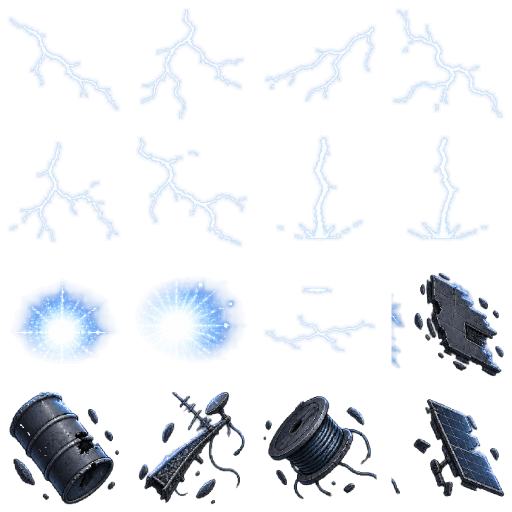
#> input picture Pause/Assets/Art/Worlds/Storm/backdrop_v3~/lightning.png, 1024 x 1024 px, found by its file name (shown at 1/2 size)
$ python compose_damage.py
#> lines starting #> are read from the running program, lines starting #| are printed output that depends on the picture; after the words box and inside, x2 and y2 are one past the last pixel; in counts of white or black regions, pixels touching at a corner belong together
#!/usr/bin/env python3
"""Lightning: keep only a few BOLD damage features in the idle damaged cells (column 0, rows 1-2).

Codex's damaged keys re-render the whole hull, which shows up as speckle once the overlay maps the damage
onto the other cells. Here row 1 / row 2 of column 0 = the intact cell everywhere EXCEPT inside hand placed
damage zones (ellipses, cell px). Row 2 keeps row 1's features (state-1 cell inside S1 zones) and adds
its own bigger ones (state-2 cell inside S2 zones). Alpha is never touched. Run before damage_overlay.py:

    python3 compose_damage.py            (stock Lightning.png + the four skins, in place)
    python3 ../../../../src~/damage_overlay.py Lightning --skins
"""
import os
import numpy as np
from PIL import Image

HERE = os.path.dirname(os.path.abspath(__file__))
SHIP = os.path.abspath(os.path.join(HERE, "..", "..", ".."))
CELL = 256
# (cx, cy, rx, ry) in 256 px cell coordinates of the idle pose
S1 = [(78, 112, 18, 29), (54, 156, 28, 24), (200, 156, 20, 18), (84, 204, 15, 24), (122, 162, 12, 17)]
S2 = [(128, 84, 25, 35), (79, 95, 21, 54), (134, 158, 28, 45), (229, 187, 25, 33), (178, 208, 20, 31),
      (168, 150, 16, 23)]
FILES = ["Lightning.png", "Lightning_Night.bytes", "Lightning_Sodium.bytes", "Lightning_Bone.bytes"]


def ell(zones):
    yy, xx = np.mgrid[0:CELL, 0:CELL].astype(float)
    m = np.zeros((CELL, CELL), bool)
    for cx, cy, rx, ry in zones:
        m |= ((xx - cx) / rx) ** 2 + ((yy - cy) / ry) ** 2 <= 1.0
#> in main, a is the input picture: shape (1024, 1024, 4); mean R, G, B, A 102.9, 127, 160.8, 38.1
#> in strong, `d = np.abs(a[..., :3].astype(int) - c0[..., :3].astype(int)).sum(-1)`: d: shape (256, 256) int64; 167 distinct labels, from 0 to 202
    return m


THR = 60   # summed RGB difference that counts as damage


def plating(a):
    """plain yellow armour (hue 38-68 deg): re-shaded plating, never damage"""
    r, g, b = [a[..., i].astype(float) / 255 for i in range(3)]
    mx, mn = np.maximum(np.maximum(r, g), b), np.minimum(np.minimum(r, g), b)
    d = np.maximum(mx - mn, 1e-6)
    s = np.where(mx > 0, (mx - mn) / np.maximum(mx, 1e-6), 0)
    h = np.where(mx == r, ((g - b) / d) % 6, np.where(mx == g, (b - r) / d + 2, (r - g) / d + 4)) * 60
    return (h >= 38) & (h <= 68) & (s > 0.45) & (mx > 0.3)
#> returned value: shape (256, 256) bool; every value is 0


def strong(a, c0):
    d = np.abs(a[..., :3].astype(int) - c0[..., :3].astype(int)).sum(-1)
    return (d > THR) & (c0[..., 3] > 0) & ~(plating(a) & plating(c0))
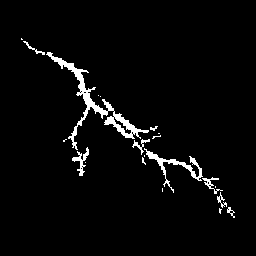
#> returned value: shape (256, 256) bool; 3.3% white; 21 white regions (12 under 20 px), largest, box (x1, y1, x2, y2) and area: (46, 52, 149, 150) 1206, (144, 148, 203, 193) 428, (72, 147, 89, 176) 158


def grow(m, c0):
    g = m.copy()
#> g: shape (256, 256) bool; 0.86% white; 6 white regions (2 under 20 px), largest, box (x1, y1, x2, y2) and area: (68, 84, 96, 150) 370, (189, 156, 202, 175) 69, (72, 151, 82, 165) 59, (182, 162, 195, 174) 56
    g[1:] |= m[:-1]
#> g: shape (256, 256) bool; 1% white; 5 white regions (2 under 20 px), largest, box (x1, y1, x2, y2) and area: (68, 84, 96, 166) 500, (189, 156, 202, 176) 83, (182, 162, 195, 175) 70
    g[:-1] |= m[1:]
#> g: shape (256, 256) bool; 1.2% white; 4 white regions (2 under 20 px), largest, box (x1, y1, x2, y2) and area: (68, 83, 96, 166) 562, (182, 155, 202, 176) 180
    g[:, 1:] |= m[:, :-1]
#> g: shape (256, 256) bool; 1.3% white; 3 white regions (1 under 20 px), largest, box (x1, y1, x2, y2) and area: (63, 83, 97, 166) 639, (182, 155, 203, 176) 196
    g[:, :-1] |= m[:, 1:]
#> g: shape (256, 256) bool; 1.4% white; 3 white regions (1 under 20 px), largest, box (x1, y1, x2, y2) and area: (62, 83, 97, 166) 691, (181, 155, 203, 176) 211
    return g & (c0[..., 3] > 0)
#> returned value: shape (256, 256) bool; 1.4% white; 3 white regions (1 under 20 px), largest, box (x1, y1, x2, y2) and area: (62, 83, 97, 166) 687, (181, 156, 203, 176) 201


def main():
    m1, m2 = ell(S1), ell(S2)
    for f in FILES:
        p = os.path.join(SHIP, f)
        a = np.array(Image.open(p).convert("RGBA"))
        c0 = a[0:CELL, 0:CELL].copy()
        s1 = a[CELL:2 * CELL, 0:CELL].copy()
        s2 = a[2 * CELL:3 * CELL, 0:CELL].copy()
        # only pixels that really are damage (strong change vs the intact paint, grown by 1 px) are taken; plating
        # that Codex merely re-shaded stays the intact paint, so nothing is misaligned when the overlay warps it
        d_s1 = grow(strong(s1, c0) & m1, c0)
        d_s2 = grow(strong(s2, c0) & m2, c0)
#> in strong (call 2), `d = np.abs(a[..., :3].astype(int) - c0[..., :3].astype(int)).sum(-1)`:
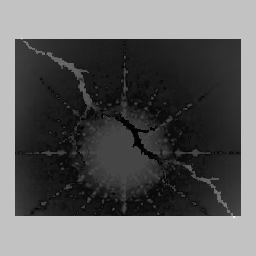
#> d: shape (256, 256) int64; min 0, max 734, mean 282.5; drawn with min black and max white
#> in plating (call 3), `r, g, b = [a[..., i].astype(float) / 255 for i in range(3)]`:
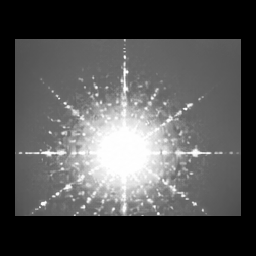
#> r: shape (256, 256) float64; min 0, max 1, mean 0.314
#> in plating (call 3), `r, g, b = [a[..., i].astype(float) / 255 for i in range(3)]`:
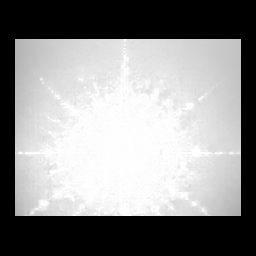
#> b: shape (256, 256) float64; min 0, max 1, mean 0.551
#> in plating (call 3), `s = np.where(mx > 0, (mx - mn) / np.maximum(mx, 1e-6), 0)`:
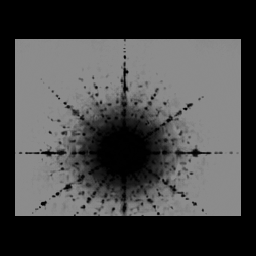
#> s: shape (256, 256) float64; min 0, max 0.552, mean 0.269
#> in plating (call 3), `h = np.where(mx == r, ((g - b) / d) % 6, np.where(mx == g, (b - r) / d..`:
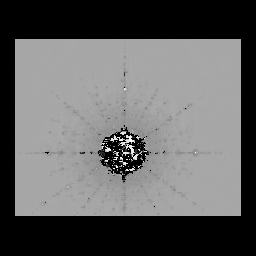
#> h: shape (256, 256) float64; min 0, max 330, mean 126.3; drawn with min black and max white
#> in strong (call 2), `return (d > THR) & (c0[..., 3] > 0) & ~(plating(a) & plating(c0))`: returned value: shape (256, 256) bool; 10.7% white; 33 white regions (30 under 20 px), largest, box (x1, y1, x2, y2) and area: (15, 32, 241, 224) 6789, (57, 131, 67, 144) 63, (174, 192, 180, 199) 31
#> in grow (call 2), `g = m.copy()`: g: shape (256, 256) bool; 6.8% white; 27 white regions (22 under 20 px), largest, box (x1, y1, x2, y2) and area: (108, 103, 182, 186) 1661, (60, 52, 100, 150) 1588, (204, 171, 241, 221) 1045, (166, 181, 177, 194) 45, (174, 192, 180, 199) 31
#> in grow (call 2), `g[:, :-1] |= m[:, 1:]`: g: shape (256, 256) bool; 9% white; 9 white regions (4 under 20 px), largest, box (x1, y1, x2, y2) and area: (59, 51, 101, 151) 2226, (107, 102, 183, 187) 2207, (203, 170, 242, 222) 1191, (163, 180, 181, 200) 183, (184, 179, 194, 188) 34
#> in grow (call 2), `return g & (c0[..., 3] > 0)`: returned value: shape (256, 256) bool; 8.3% white; 9 white regions (4 under 20 px), largest, box (x1, y1, x2, y2) and area: (59, 52, 101, 151) 2075, (107, 102, 183, 187) 2024, (203, 171, 241, 222) 1082, (163, 180, 180, 199) 162, (185, 179, 194, 187) 24
        r1 = np.where(d_s1[..., None], s1, c0)
        r2 = np.where(d_s1[..., None], s1, c0)
        r2 = np.where(d_s2[..., None], s2, r2)
        r1[..., 3] = c0[..., 3]
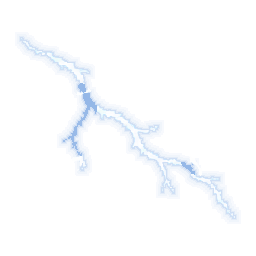
#> r1: shape (256, 256, 4); mean R, G, B, A 149, 184.4, 231.5, 11.8; transparent parts drawn white
        r2[..., 3] = c0[..., 3]
        a[CELL:2 * CELL, 0:CELL] = r1
        a[2 * CELL:3 * CELL, 0:CELL] = r2
        Image.fromarray(a).save(p, format="PNG")
        al = c0[..., 3] > 0
        d1 = (np.abs(r1[..., :3].astype(int) - c0[..., :3].astype(int)).sum(-1) > 24) & al
        d2 = (np.abs(r2[..., :3].astype(int) - c0[..., :3].astype(int)).sum(-1) > 24) & al
        print("%-24s row1 %.1f%%  row2 %.1f%% of the hull" % (f, 100 * d1.sum() / al.sum(), 100 * d2.sum() / al.sum()))
#| Lightning.png            row1 6.7%  row2 61.9% of the hull


if __name__ == "__main__":
#> (the run stopped early here; a loop or call above may not have finished)
